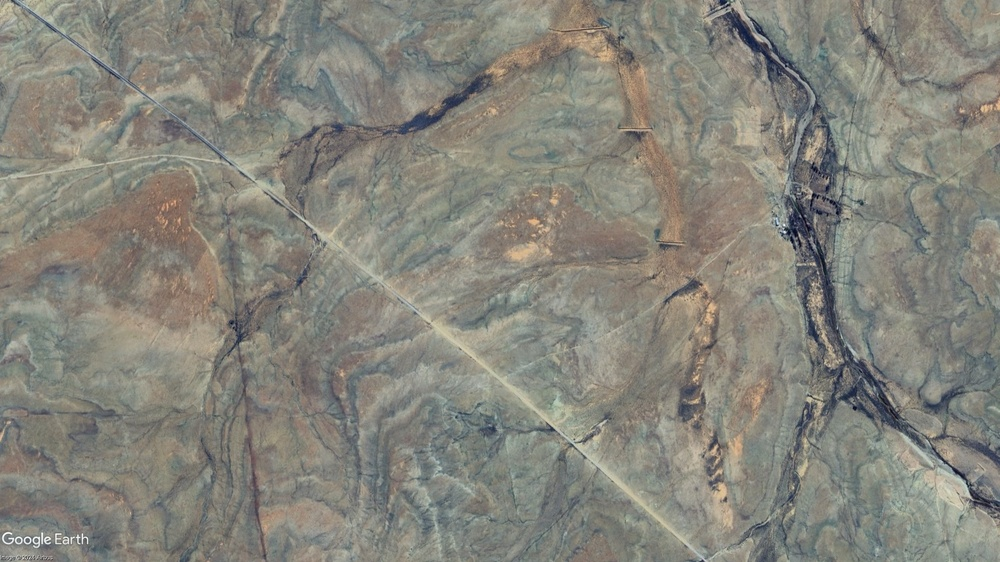
#> input picture GoogleEarth/SET1/1.jpg, 1000 x 562 px, shrunk from 1920 x 1080 before the run, found by its file name
$ python matchesviewer.py
#> lines starting #> are read from the running program, lines starting #| are printed output that depends on the picture
import cv2
import numpy as np
import os
import matplotlib.pyplot as plt

class ImageMatcher:
    def __init__(self):
        # Initialize the SIFT detector
        self.sift = cv2.SIFT_create()

    def crop_image(self, image):
        """Crop the top and bottom 10% of the image."""
        height = image.shape[0]
        cropped_image = image[int(height * 0.075):int(height * 0.925), :]
        return cropped_image

    def detect_and_compute(self, image):
        """Detect keypoints and compute descriptors."""
        cropped_image = self.crop_image(image)
        keypoints, descriptors = self.sift.detectAndCompute(cropped_image, None)
        return cropped_image, keypoints, descriptors

    def match_images(self, image1, image2):
        """Match features between two images, draw matches, and plot pixel changes."""
        cropped_image1, keypoints1, descriptors1 = self.detect_and_compute(image1)
        cropped_image2, keypoints2, descriptors2 = self.detect_and_compute(image2)

        # BFMatcher with default params and cross-check
        bf = cv2.BFMatcher(cv2.NORM_L2, crossCheck=True)
        matches = bf.match(descriptors1, descriptors2)

        # Sort matches by the distance - best matches first
        matches = sorted(matches, key=lambda x: x.distance)

        # Draw top 50 matches
        match_image = cv2.drawMatches(
            cropped_image1, keypoints1, cropped_image2, keypoints2, matches[:50], None,
            flags=cv2.DrawMatchesFlags_NOT_DRAW_SINGLE_POINTS
        )

        # Convert BGR image to RGB for matplotlib
        match_image_rgb = cv2.cvtColor(match_image, cv2.COLOR_BGR2RGB)

        # Display the matches
        plt.figure(figsize=(15, 10))
        plt.imshow(match_image_rgb)
        plt.title('Top 50 Feature Matches between Image 1 and Image 2')
        plt.axis('off')
        plt.show()

        # Calculate pixel changes
        pixel_changes = [np.linalg.norm(np.array(keypoints1[m.queryIdx].pt) - np.array(keypoints2[m.trainIdx].pt)) for m in matches]
        rounded_pixel_changes = np.round(pixel_changes)  # Round to nearest pixel

        # Remove outliers or limit range for histogram
        percentile_5 = np.percentile(rounded_pixel_changes, 20)
        percentile_95 = np.percentile(rounded_pixel_changes, 80)

        # Plot the distribution curve within a limited range
        plt.figure(figsize=(10, 5))
        plt.hist(rounded_pixel_changes, bins=np.arange(percentile_5, percentile_95 + 1, 1), alpha=0.75, color='blue')
        plt.title('Distribution of Pixel Changes (5th to 95th Percentiles)')
        plt.xlabel('Pixel Change (rounded)')
        plt.ylabel('Frequency')
        plt.grid(True)
        plt.show()


def main():
    directory = './GoogleEarth/SET1'
    image_path1 = os.path.join(directory, '1.jpg')
    image_path2 = os.path.join(directory, '2.jpg')

    image1 = cv2.imread(image_path1, cv2.IMREAD_GRAYSCALE)
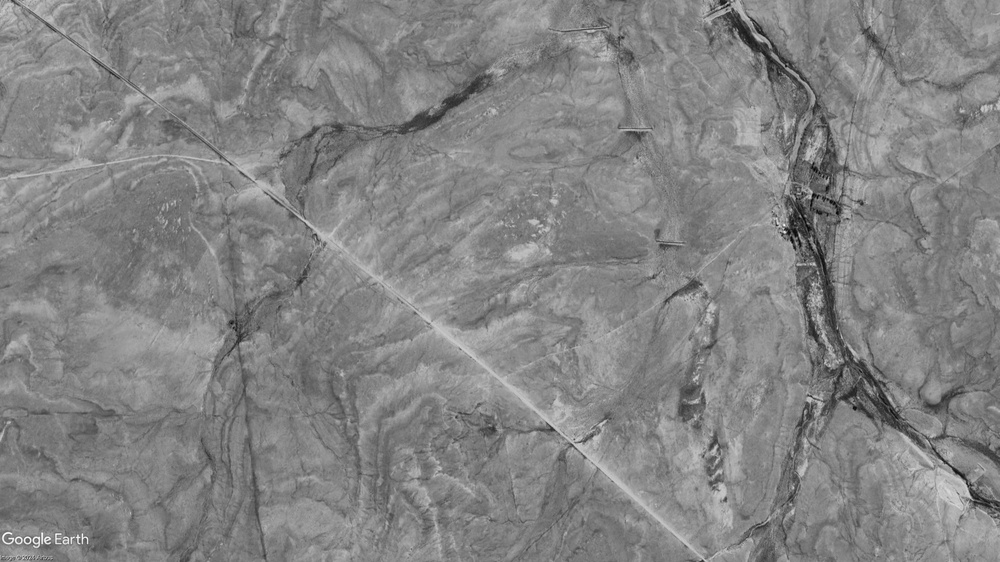
#> image1: shape (562, 1000); min 0, max 255, mean 131.6
    image2 = cv2.imread(image_path2, cv2.IMREAD_GRAYSCALE)
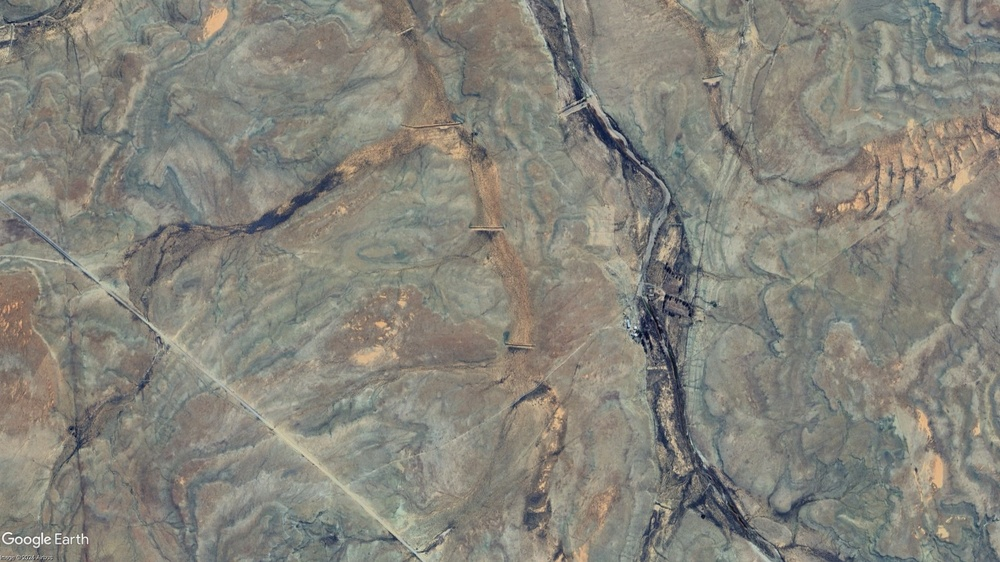
#> input picture GoogleEarth/SET1/2.jpg, 1000 x 562 px, shrunk from 1920 x 1080 before the run, found by its file name
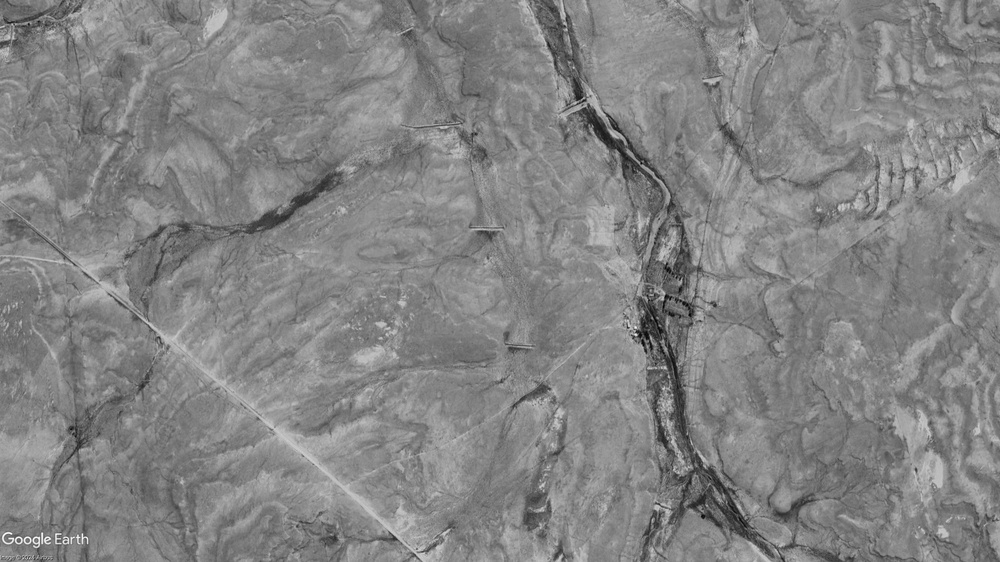
#> image2: shape (562, 1000); min 0, max 255, mean 131.7

    matcher = ImageMatcher()
    matcher.match_images(image1, image2)
#> in crop_image, `cropped_image = image[int(height * 0.075):int(height * 0.925), :]`:
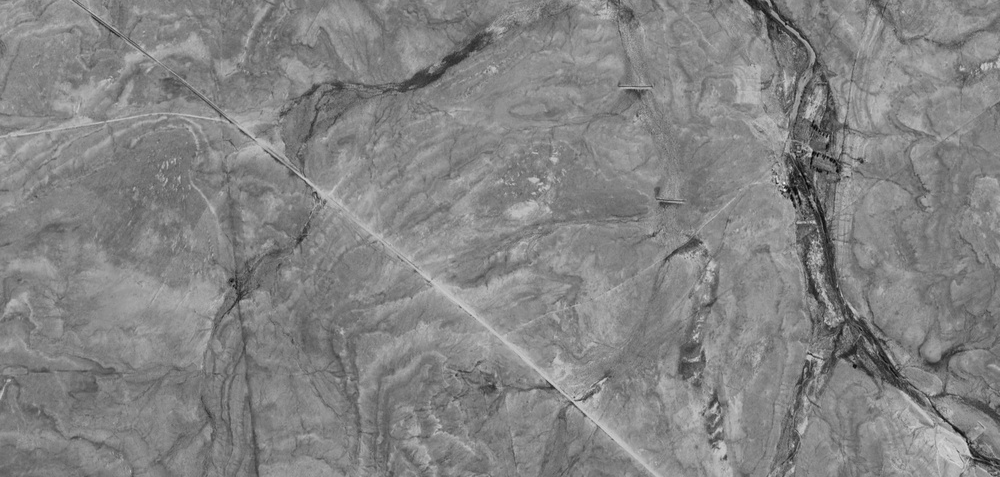
#> cropped_image: shape (477, 1000); min 0, max 255, mean 131.7
#> in detect_and_compute, `keypoints, descriptors = self.sift.detectAndCompute(cropped_image, None)`: keypoints = 2540 keypoints; strongest (x, y, size): (785, 190, 1.9), (956, 429, 3.8), (799, 193, 1.9), (813, 153, 2.6)
#> in match_images, `cropped_image1, keypoints1, descriptors1 = self.detect_and_compute(ima..`: keypoints1 has the same summary as keypoints in detect_and_compute
#> in crop_image (call 2), `cropped_image = image[int(height * 0.075):int(height * 0.925), :]`:
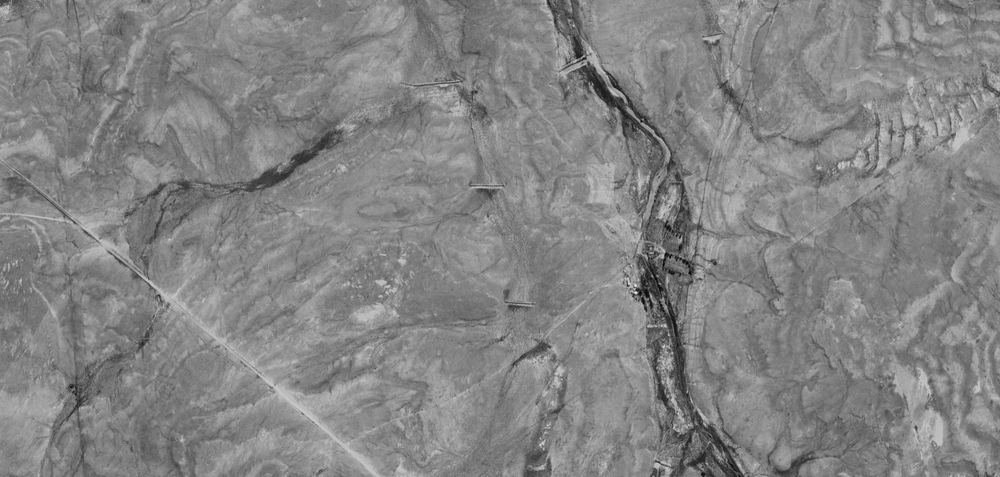
#> cropped_image: shape (477, 1000); min 0, max 248, mean 132
#> in detect_and_compute (call 2), `keypoints, descriptors = self.sift.detectAndCompute(cropped_image, None)`: keypoints = 2649 keypoints; strongest (x, y, size): (636, 293, 1.9), (614, 92, 5.5), (916, 428, 2.1), (651, 296, 2)
#> in match_images, `cropped_image2, keypoints2, descriptors2 = self.detect_and_compute(ima..`: keypoints2 has the same summary as keypoints in detect_and_compute
#> in match_images, `matches = bf.match(descriptors1, descriptors2)`: matches = 1429 matches
#> in match_images, `match_image = cv2.drawMatches( cropped_image1, keypoints1, cropped_ima..`:
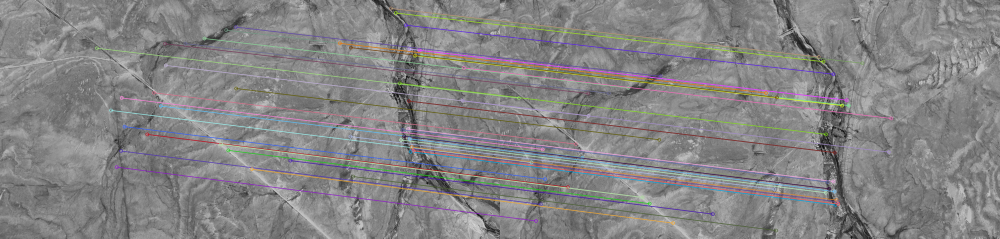
#> match_image: shape (477, 2000, 3) (shown at 1/2 size); mean of channels 0, 1, 2 132.2, 131.7, 132.6; drawn as B, G, R
#> in match_images, `pixel_changes = [np.linalg.norm(np.array(keypoints1[m.queryIdx].pt) - ..`: pixel_changes = 1429 values, max 982.7 at index 1326, min 22.92 at index 1389, mean 219.7
#> in match_images, `rounded_pixel_changes = np.round(pixel_changes)`: rounded_pixel_changes = 1429 values, max 983 at index 1326, min 23 at index 1389, mean 219.8
#> in match_images, `percentile_5 = np.percentile(rounded_pixel_changes, 20)`: percentile_5 = 178
#> in match_images, `percentile_95 = np.percentile(rounded_pixel_changes, 80)`: percentile_95 = 190
#> in match_images, `plt.show()`:
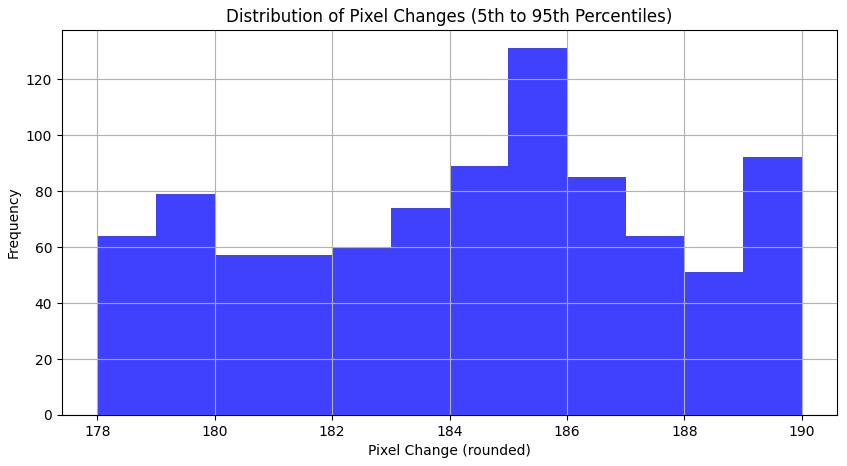
#> figure drawn by matplotlib, 1 panel; tallest bar 131 high, from x = 185 to 186

if __name__ == "__main__":
    main()
